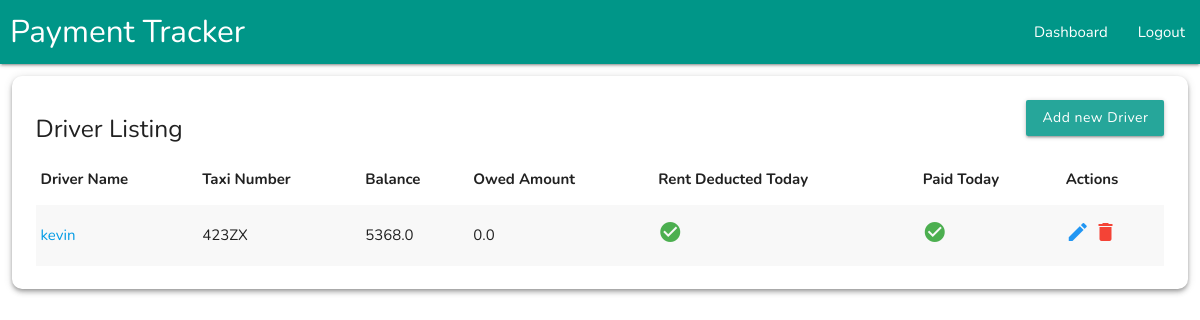
The app's page / (signed in), older data.
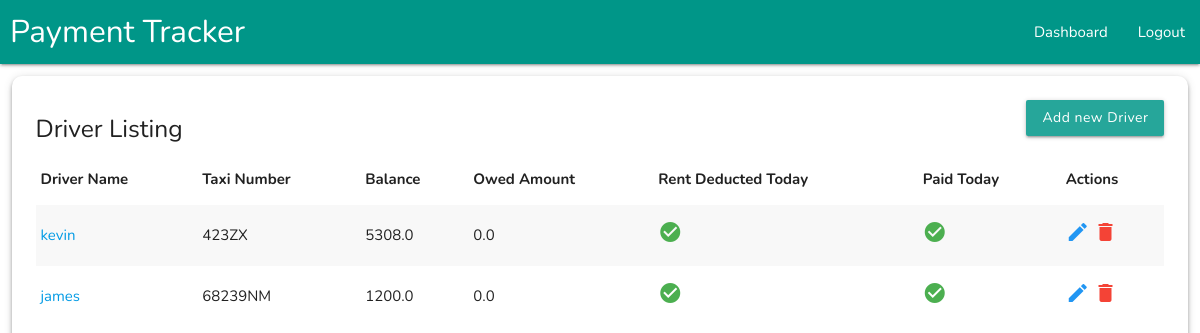
The same page, newer data.
### root/models.py (models this page shows, shortened)
class DriverTable(models.Model):
    name = models.CharField(max_length=500,default='',blank=True)
    taxi_number = models.CharField(max_length=500,default='',blank=True)
    balance = models.FloatField(default=0,blank=True)
    owed = models.FloatField(default=0,blank=True)
    is_rent_deducted_today = models.BooleanField(default=False)
    is_paid_today = models.BooleanField(default=False)
    last_rent_deduction_date = models.DateField( null=True,blank=True,default=now)
    last_paid_date = models.DateField(null=True,blank=True,default=now)

### root/views.py (the view)
# urls.py: path('', index, name='index'),
@login_required(login_url='/login')
def index(request):
    context = {'title':"Driver Listing"}
    available_drivers = DriverTable.objects.all()
    synchronizeDriverOwedAmount()
    available_drivers = DriverTable.objects.all()
    today_date = datetime.now(timezone(settings.TIME_ZONE)). strftime("%m/%d/%Y")
    context['today_date'] = today_date
    context['available_drivers'] = available_drivers
    return render(request, 'root/index.html',context)

### root/views.py (called while the page is built)
def synchronizeDriverOwedAmount():
    available_drivers = DriverTable.objects.all()
    for driver in available_drivers:
        today_date = datetime.now(timezone(settings.TIME_ZONE)).date()
        last_rent_deduction_date = driver.last_rent_deduction_date
        days = (today_date - last_rent_deduction_date).days
        owed_amount = int(days)*60
        driver.owed = owed_amount
        driver.save()

### Templates/root/index.html (shortened to what this page needs)
{% extends 'base.html' %}v
{% block 'mainbody' %}
<div style="margin: 1%">
    <div class="z-depth-2" style="border-radius: 10px;;padding: 2%;">
        <div>
            <div class="left">
                <h5>Driver Listing</h5>
            </div>
            <div class="right">
                <a href="/driver_listing/add_driver" class="btn"> Add new Driver </a>
            </div>
        </div>
        <table class="striped">
            <thead>
                <tr>
                    <th>Driver Name</th>
                    <th>Taxi Number</th>
                    <th>Balance</th>
                    <th>Owed Amount</th>
                    <th>Rent Deducted Today</th>
                    <th>Paid Today</th>
                    <th>Actions</th>
                </tr>
            </thead>
            <tbody>
                {% for driver in available_drivers %}
                <tr>
                    <td> <a href="/driver_listing/edit_driver/{{driver.id}}">{{driver.name}}</a> </td>
                    <td> {{driver.taxi_number}} </td>
                    <td> {{driver.balance}} </td>
                    <td> {{driver.owed}} </td>
                    <td>
                        {% if driver.last_rent_deduction_date|date:'m/d/Y' ==  today_date %}
                            <i class="material-icons green-text">check_circle</i>
                        {% else %}
                            <i class="material-icons">check_circle</i>
                        {% endif %}
                    </td>
                    <td>
                        {% if driver.last_paid_date|date:'m/d/Y' ==  today_date %}
                            <i class="material-icons green-text">check_circle</i>
                        {% else %}
                            <i class="material-icons">check_circle</i>
                            {% endif %}
                        </td>
                    <td>
                        <a href="/driver_listing/edit_driver/{{driver.id}}"><i class="material-icons blue-text" style="cursor: pointer;" >edit</i></a>
                        <a href="/driver_listing/delete_driver/{{driver.id}}"> <i id="driver_delete_btn" class="material-icons red-text" style="cursor: pointer;"> delete</i></a>
                    </td>
                </tr>
                {% endfor %}
            </tbody>
        </table>
    </div>
</div>
{% endblock 'mainbody' %}

### Templates/base.html (shortened to what this page needs)
{% load static  %}
<!DOCTYPE html>
<html>
<head>
<link rel="stylesheet" href="{{ STATIC_URL }}/Static/css/materialize.css">
</head>
<body id="body">
{% include 'partials/root/navbar.html' %}
{% block 'mainbody' %}
{% endblock 'mainbody' %}
   </body>
 </html>

### Templates/partials/root/navbar.html (shortened to what this page needs)
{% block 'mainbody' %}
<div class="navbar-fixed" style="position: relative;">
  <nav  class="teal">
      <div class="nav-wrapper">
          <a href="/" class="brand-logo" style="padding-left: 10px;">Payment Tracker</a>
          <ul class="right hide-on-med-and-down">
            {% if user.is_authenticated %}
            <li><a href="/">Dashboard</a></li>
            <li><a href="/logout/">Logout</a></li>
            {% endif %}
                </ul>
      </div>
    </nav>
</div>
{% endblock 'mainbody' %}

### Templates/base.html (style rules this page uses)
.btn { text-transform: none !important; }
body { font-family: 'Nunito', sans-serif; text-align: justify; }

Row changes from the older to the newer data that the page shows:
changed DriverTable "kevin": balance "5368.0" → "5308.0"
added DriverTable: name "james", taxi_number "68239NM", balance "1200.0", owed "0.0", last_rent_deduction_date "2022-03-20" (drawn), last_paid_date "2022-03-20" (drawn)
